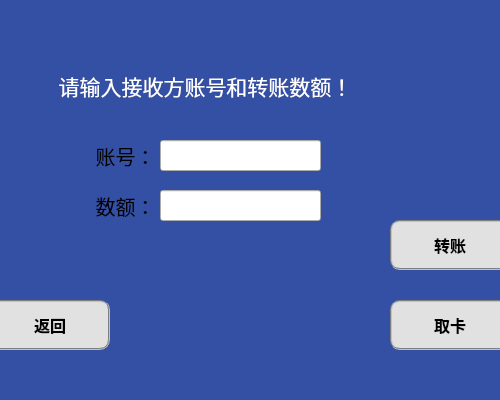
<?xml version="1.0" encoding="UTF-8"?>
<ui version="4.0">
 <class>transfer</class>
 <widget class="QWidget" name="transfer">
  <property name="geometry">
   <rect>
    <x>0</x>
    <y>0</y>
    <width>500</width>
    <height>400</height>
   </rect>
  </property>
  <property name="windowTitle">
   <string>Transfer</string>
  </property>
  <property name="styleSheet">
   <string notr="true">#transfer{background-color: rgb(52, 80, 164);border-top-left-radius:15px;border-top-right-radius:5px;border-bottom-left-radius:15px;border-bottom-right-radius:5px}
</string>
  </property>
  <widget class="QLineEdit" name="account">
   <property name="geometry">
    <rect>
     <x>160</x>
     <y>140</y>
     <width>161</width>
     <height>31</height>
    </rect>
   </property>
   <property name="font">
    <font>
     <family>微软雅黑</family>
     <pointsize>14</pointsize>
    </font>
   </property>
   <property name="styleSheet">
    <string notr="true"/>
   </property>
  </widget>
  <widget class="QLabel" name="label">
   <property name="geometry">
    <rect>
     <x>80</x>
     <y>140</y>
     <width>91</width>
     <height>31</height>
    </rect>
   </property>
   <property name="font">
    <font>
     <family>微软雅黑</family>
     <pointsize>15</pointsize>
    </font>
   </property>
   <property name="text">
    <string>账号：</string>
   </property>
   <property name="alignment">
    <set>Qt::AlignCenter</set>
   </property>
  </widget>
  <widget class="QLabel" name="label1">
   <property name="geometry">
    <rect>
     <x>50</x>
     <y>60</y>
     <width>311</width>
     <height>51</height>
    </rect>
   </property>
   <property name="sizePolicy">
    <sizepolicy hsizetype="Preferred" vsizetype="Preferred">
     <horstretch>0</horstretch>
     <verstretch>0</verstretch>
    </sizepolicy>
   </property>
   <property name="font">
    <font>
     <family>微软雅黑</family>
     <pointsize>16</pointsize>
     <weight>50</weight>
     <bold>false</bold>
    </font>
   </property>
   <property name="styleSheet">
    <string notr="true">color:rgb(255, 255, 255)</string>
   </property>
   <property name="text">
    <string>请输入接收方账号和转账数额！</string>
   </property>
   <property name="scaledContents">
    <bool>false</bool>
   </property>
   <property name="alignment">
    <set>Qt::AlignCenter</set>
   </property>
   <property name="wordWrap">
    <bool>false</bool>
   </property>
   <property name="margin">
    <number>0</number>
   </property>
   <property name="openExternalLinks">
    <bool>false</bool>
   </property>
  </widget>
  <widget class="QPushButton" name="card_out_btn">
   <property name="geometry">
    <rect>
     <x>390</x>
     <y>300</y>
     <width>120</width>
     <height>50</height>
    </rect>
   </property>
   <property name="font">
    <font>
     <family>微软雅黑</family>
     <pointsize>12</pointsize>
     <weight>75</weight>
     <bold>true</bold>
    </font>
   </property>
   <property name="styleSheet">
    <string notr="true">QPushButton{border:2px groove gray;border-radius:10px;padding:2px 4px;background-color: rgb(225, 225, 225);}
QPushButton:hover{background-color: rgb(20, 62, 134);border:none;color:rgb(255, 255, 255);}
QPushButton:checked{background-color: rgb(20, 62, 134);border:none;color:rgb(255, 255, 255);}</string>
   </property>
   <property name="text">
    <string>取卡</string>
   </property>
  </widget>
  <widget class="QLabel" name="label_2">
   <property name="geometry">
    <rect>
     <x>80</x>
     <y>190</y>
     <width>91</width>
     <height>31</height>
    </rect>
   </property>
   <property name="font">
    <font>
     <family>微软雅黑</family>
     <pointsize>15</pointsize>
    </font>
   </property>
   <property name="text">
    <string>数额：</string>
   </property>
   <property name="alignment">
    <set>Qt::AlignCenter</set>
   </property>
  </widget>
  <widget class="QLabel" name="pic1">
   <property name="geometry">
    <rect>
     <x>20</x>
     <y>0</y>
     <width>231</width>
     <height>51</height>
    </rect>
   </property>
   <property name="text">
    <string/>
   </property>
   <property name="pixmap">
    <pixmap resource="pics.qrc">:/pics/pictures/pic1.png</pixmap>
   </property>
  </widget>
  <widget class="QPushButton" name="return_btn">
   <property name="geometry">
    <rect>
     <x>-10</x>
     <y>300</y>
     <width>120</width>
     <height>50</height>
    </rect>
   </property>
   <property name="font">
    <font>
     <family>微软雅黑</family>
     <pointsize>12</pointsize>
     <weight>75</weight>
     <bold>true</bold>
    </font>
   </property>
   <property name="styleSheet">
    <string notr="true">QPushButton{border:2px groove gray;border-radius:10px;padding:2px 4px;background-color: rgb(225, 225, 225);}
QPushButton:hover{background-color: rgb(20, 62, 134);border:none;color:rgb(255, 255, 255);}
QPushButton:checked{background-color: rgb(20, 62, 134);border:none;color:rgb(255, 255, 255);}</string>
   </property>
   <property name="text">
    <string>返回</string>
   </property>
  </widget>
  <widget class="QPushButton" name="transfer_btn">
   <property name="geometry">
    <rect>
     <x>390</x>
     <y>220</y>
     <width>120</width>
     <height>50</height>
    </rect>
   </property>
   <property name="font">
    <font>
     <family>微软雅黑</family>
     <pointsize>12</pointsize>
     <weight>75</weight>
     <bold>true</bold>
    </font>
   </property>
   <property name="styleSheet">
    <string notr="true">QPushButton{border:2px groove gray;border-radius:10px;padding:2px 4px;background-color: rgb(225, 225, 225);}
QPushButton:hover{background-color: rgb(20, 62, 134);border:none;color:rgb(255, 255, 255);}
QPushButton:checked{background-color: rgb(20, 62, 134);border:none;color:rgb(255, 255, 255);}</string>
   </property>
   <property name="text">
    <string>转账</string>
   </property>
  </widget>
  <widget class="QLineEdit" name="amount">
   <property name="geometry">
    <rect>
     <x>160</x>
     <y>190</y>
     <width>161</width>
     <height>31</height>
    </rect>
   </property>
   <property name="font">
    <font>
     <family>微软雅黑</family>
     <pointsize>14</pointsize>
    </font>
   </property>
   <property name="styleSheet">
    <string notr="true"/>
   </property>
  </widget>
 </widget>
 <resources>
  <include location="pics.qrc"/>
 </resources>
 <connections/>
</ui>
